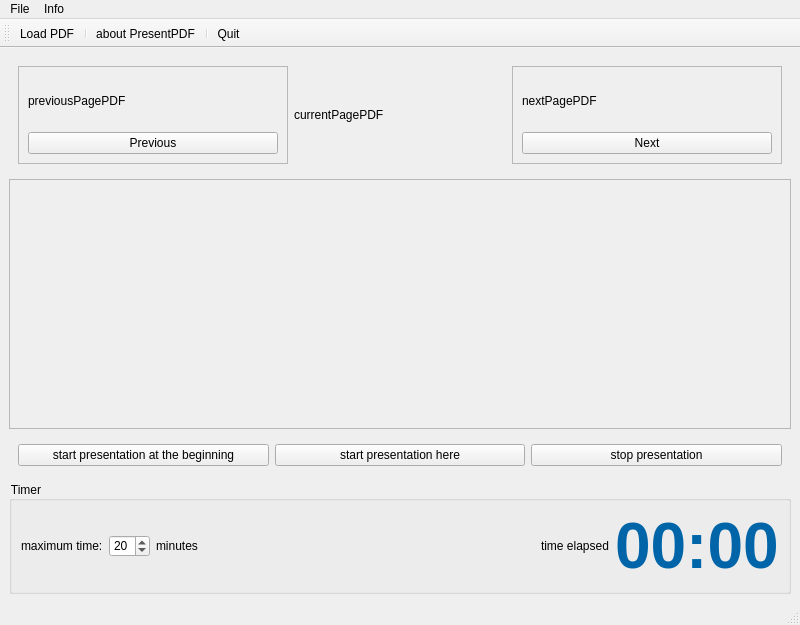
<?xml version="1.0" encoding="UTF-8"?>
<ui version="4.0">
 <class>PresenterControl</class>
 <widget class="QMainWindow" name="PresenterControl">
  <property name="geometry">
   <rect>
    <x>0</x>
    <y>0</y>
    <width>800</width>
    <height>625</height>
   </rect>
  </property>
  <property name="windowTitle">
   <string>PresenterControl</string>
  </property>
  <property name="windowIcon">
   <iconset resource="resources.qrc">
    <normaloff>:/icons/PresentPDF.svg</normaloff>:/icons/PresentPDF.svg</iconset>
  </property>
  <widget class="QWidget" name="centralwidget">
   <layout class="QVBoxLayout" name="verticalLayout_2">
    <item>
     <widget class="QWidget" name="showWidget" native="true">
      <layout class="QHBoxLayout" name="horizontalLayout_3">
       <item>
        <widget class="QFrame" name="frame">
         <property name="frameShape">
          <enum>QFrame::StyledPanel</enum>
         </property>
         <property name="frameShadow">
          <enum>QFrame::Raised</enum>
         </property>
         <layout class="QVBoxLayout" name="verticalLayout">
          <item>
           <widget class="PDFWidget" name="previousPagePDF">
            <property name="minimumSize">
             <size>
              <width>250</width>
              <height>0</height>
             </size>
            </property>
            <property name="maximumSize">
             <size>
              <width>300</width>
              <height>16777215</height>
             </size>
            </property>
            <property name="text">
             <string>previousPagePDF</string>
            </property>
           </widget>
          </item>
          <item>
           <widget class="QPushButton" name="navPreviousButton">
            <property name="text">
             <string>Previous</string>
            </property>
           </widget>
          </item>
         </layout>
        </widget>
       </item>
       <item>
        <widget class="PDFWidget" name="currentPagePDF">
         <property name="text">
          <string>currentPagePDF</string>
         </property>
        </widget>
       </item>
       <item>
        <widget class="QFrame" name="frame_2">
         <property name="frameShape">
          <enum>QFrame::StyledPanel</enum>
         </property>
         <property name="frameShadow">
          <enum>QFrame::Raised</enum>
         </property>
         <layout class="QVBoxLayout" name="verticalLayout_3">
          <item>
           <widget class="PDFWidget" name="nextPagePDF">
            <property name="minimumSize">
             <size>
              <width>250</width>
              <height>0</height>
             </size>
            </property>
            <property name="maximumSize">
             <size>
              <width>300</width>
              <height>16777215</height>
             </size>
            </property>
            <property name="text">
             <string>nextPagePDF</string>
            </property>
           </widget>
          </item>
          <item>
           <widget class="QPushButton" name="navNextButton">
            <property name="text">
             <string>Next</string>
            </property>
           </widget>
          </item>
         </layout>
        </widget>
       </item>
      </layout>
     </widget>
    </item>
    <item>
     <widget class="QScrollArea" name="thumbnailScrollArea">
      <property name="sizePolicy">
       <sizepolicy hsizetype="Expanding" vsizetype="Maximum">
        <horstretch>0</horstretch>
        <verstretch>0</verstretch>
       </sizepolicy>
      </property>
      <property name="minimumSize">
       <size>
        <width>0</width>
        <height>250</height>
       </size>
      </property>
      <property name="maximumSize">
       <size>
        <width>16777215</width>
        <height>250</height>
       </size>
      </property>
      <property name="verticalScrollBarPolicy">
       <enum>Qt::ScrollBarAlwaysOff</enum>
      </property>
      <property name="widgetResizable">
       <bool>true</bool>
      </property>
      <widget class="QWidget" name="scrollAreaWidgetContents">
       <property name="geometry">
        <rect>
         <x>0</x>
         <y>0</y>
         <width>784</width>
         <height>246</height>
        </rect>
       </property>
       <layout class="QHBoxLayout" name="horizontalLayout_5">
        <item>
         <layout class="QHBoxLayout" name="ScrollAreaLayout"/>
        </item>
       </layout>
      </widget>
     </widget>
    </item>
    <item>
     <widget class="QWidget" name="widget" native="true">
      <property name="sizePolicy">
       <sizepolicy hsizetype="Preferred" vsizetype="Maximum">
        <horstretch>0</horstretch>
        <verstretch>0</verstretch>
       </sizepolicy>
      </property>
      <layout class="QHBoxLayout" name="horizontalLayout">
       <item>
        <widget class="QPushButton" name="startPresentationButton">
         <property name="text">
          <string>start presentation at the beginning</string>
         </property>
         <property name="icon">
          <iconset resource="resources.qrc">
           <normaloff>:/icons/printToPDF.svg</normaloff>:/icons/printToPDF.svg</iconset>
         </property>
        </widget>
       </item>
       <item>
        <widget class="QPushButton" name="startPresentationAtButton">
         <property name="text">
          <string>start presentation here</string>
         </property>
         <property name="icon">
          <iconset resource="resources.qrc">
           <normaloff>:/icons/printPreview.svg</normaloff>:/icons/printPreview.svg</iconset>
         </property>
        </widget>
       </item>
       <item>
        <widget class="QPushButton" name="stopPresentationButton">
         <property name="text">
          <string>stop presentation</string>
         </property>
        </widget>
       </item>
      </layout>
     </widget>
    </item>
    <item>
     <widget class="QGroupBox" name="TimerBox">
      <property name="enabled">
       <bool>true</bool>
      </property>
      <property name="sizePolicy">
       <sizepolicy hsizetype="Preferred" vsizetype="Maximum">
        <horstretch>0</horstretch>
        <verstretch>0</verstretch>
       </sizepolicy>
      </property>
      <property name="autoFillBackground">
       <bool>false</bool>
      </property>
      <property name="styleSheet">
       <string notr="true">QGroupBox {
	background: transparent;
}</string>
      </property>
      <property name="title">
       <string>Timer</string>
      </property>
      <layout class="QHBoxLayout" name="horizontalLayout_2">
       <item>
        <widget class="QLabel" name="label">
         <property name="text">
          <string>maximum time:</string>
         </property>
        </widget>
       </item>
       <item>
        <widget class="QSpinBox" name="maxMinBox">
         <property name="value">
          <number>20</number>
         </property>
        </widget>
       </item>
       <item>
        <widget class="QLabel" name="label_2">
         <property name="text">
          <string>minutes</string>
         </property>
        </widget>
       </item>
       <item>
        <spacer name="horizontalSpacer">
         <property name="orientation">
          <enum>Qt::Horizontal</enum>
         </property>
         <property name="sizeHint" stdset="0">
          <size>
           <width>40</width>
           <height>20</height>
          </size>
         </property>
        </spacer>
       </item>
       <item>
        <widget class="QLabel" name="label_3">
         <property name="text">
          <string>time elapsed</string>
         </property>
        </widget>
       </item>
       <item>
        <widget class="QLabel" name="timeLabel">
         <property name="font">
          <font>
           <pointsize>48</pointsize>
           <weight>75</weight>
           <bold>true</bold>
          </font>
         </property>
         <property name="styleSheet">
          <string notr="true">color: rgb(0, 100, 168);</string>
         </property>
         <property name="text">
          <string>00:00</string>
         </property>
        </widget>
       </item>
      </layout>
     </widget>
    </item>
   </layout>
  </widget>
  <widget class="QMenuBar" name="menubar">
   <property name="geometry">
    <rect>
     <x>0</x>
     <y>0</y>
     <width>800</width>
     <height>30</height>
    </rect>
   </property>
   <widget class="QMenu" name="menuDatei">
    <property name="title">
     <string>File</string>
    </property>
    <addaction name="actionLoad_PDF"/>
    <addaction name="separator"/>
    <addaction name="actionQuit"/>
   </widget>
   <widget class="QMenu" name="menuInfo">
    <property name="title">
     <string>Info</string>
    </property>
    <addaction name="actionabout_PresentPDF"/>
    <addaction name="actionabout_Qt"/>
   </widget>
   <addaction name="menuDatei"/>
   <addaction name="menuInfo"/>
  </widget>
  <widget class="QStatusBar" name="statusbar"/>
  <widget class="QToolBar" name="toolBar">
   <property name="windowTitle">
    <string>toolBar</string>
   </property>
   <attribute name="toolBarArea">
    <enum>TopToolBarArea</enum>
   </attribute>
   <attribute name="toolBarBreak">
    <bool>false</bool>
   </attribute>
   <addaction name="actionLoad_PDF"/>
   <addaction name="separator"/>
   <addaction name="actionabout_PresentPDF"/>
   <addaction name="separator"/>
   <addaction name="actionQuit"/>
  </widget>
  <action name="actionLoad_PDF">
   <property name="icon">
    <iconset resource="resources.qrc">
     <normaloff>:/icons/open.svg</normaloff>:/icons/open.svg</iconset>
   </property>
   <property name="text">
    <string>Load PDF</string>
   </property>
  </action>
  <action name="actionQuit">
   <property name="text">
    <string>Quit</string>
   </property>
  </action>
  <action name="actionabout_PresentPDF">
   <property name="icon">
    <iconset resource="resources.qrc">
     <normaloff>:/icons/info.svg</normaloff>:/icons/info.svg</iconset>
   </property>
   <property name="text">
    <string>about PresentPDF</string>
   </property>
  </action>
  <action name="actionabout_Qt">
   <property name="icon">
    <iconset resource="resources.qrc">
     <normaloff>:/icons/info.svg</normaloff>:/icons/info.svg</iconset>
   </property>
   <property name="text">
    <string>about Qt</string>
   </property>
  </action>
 </widget>
 <customwidgets>
  <customwidget>
   <class>PDFWidget</class>
   <extends>QLabel</extends>
   <header location="global">pdfwidget.h</header>
  </customwidget>
 </customwidgets>
 <resources>
  <include location="resources.qrc"/>
 </resources>
 <connections/>
</ui>
